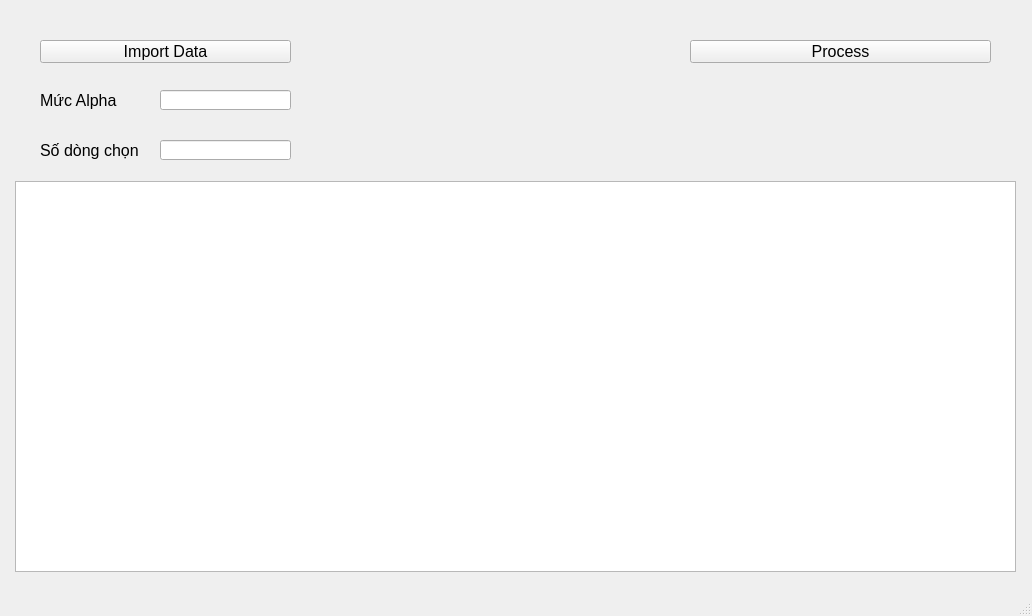
<?xml version="1.0" encoding="UTF-8"?>
<ui version="4.0">
 <class>mainWindow</class>
 <widget class="QMainWindow" name="mainWindow">
  <property name="geometry">
   <rect>
    <x>0</x>
    <y>0</y>
    <width>1032</width>
    <height>616</height>
   </rect>
  </property>
  <property name="sizePolicy">
   <sizepolicy hsizetype="Fixed" vsizetype="Fixed">
    <horstretch>0</horstretch>
    <verstretch>0</verstretch>
   </sizepolicy>
  </property>
  <property name="windowTitle">
   <string>MainWindow</string>
  </property>
  <widget class="QWidget" name="centralwidget">
   <widget class="QPushButton" name="btnImportData">
    <property name="geometry">
     <rect>
      <x>40</x>
      <y>40</y>
      <width>251</width>
      <height>23</height>
     </rect>
    </property>
    <property name="font">
     <font>
      <family>Tahoma</family>
      <pointsize>12</pointsize>
      <weight>50</weight>
      <bold>false</bold>
     </font>
    </property>
    <property name="text">
     <string>Import Data</string>
    </property>
   </widget>
   <widget class="QPushButton" name="btnProcess">
    <property name="geometry">
     <rect>
      <x>690</x>
      <y>40</y>
      <width>301</width>
      <height>23</height>
     </rect>
    </property>
    <property name="font">
     <font>
      <family>Tahoma</family>
      <pointsize>12</pointsize>
      <weight>50</weight>
      <bold>false</bold>
     </font>
    </property>
    <property name="text">
     <string>Process</string>
    </property>
   </widget>
   <widget class="QLabel" name="label">
    <property name="geometry">
     <rect>
      <x>40</x>
      <y>90</y>
      <width>111</width>
      <height>21</height>
     </rect>
    </property>
    <property name="font">
     <font>
      <family>Tahoma</family>
      <pointsize>12</pointsize>
     </font>
    </property>
    <property name="text">
     <string>Mức Alpha</string>
    </property>
   </widget>
   <widget class="QLabel" name="label_2">
    <property name="geometry">
     <rect>
      <x>40</x>
      <y>140</y>
      <width>111</width>
      <height>21</height>
     </rect>
    </property>
    <property name="font">
     <font>
      <family>Tahoma</family>
      <pointsize>12</pointsize>
     </font>
    </property>
    <property name="text">
     <string>Số dòng chọn</string>
    </property>
   </widget>
   <widget class="QLineEdit" name="ledAlpha">
    <property name="geometry">
     <rect>
      <x>160</x>
      <y>90</y>
      <width>131</width>
      <height>20</height>
     </rect>
    </property>
   </widget>
   <widget class="QLineEdit" name="ledSelectedRow">
    <property name="geometry">
     <rect>
      <x>160</x>
      <y>140</y>
      <width>131</width>
      <height>20</height>
     </rect>
    </property>
   </widget>
   <widget class="QLabel" name="labInfor">
    <property name="geometry">
     <rect>
      <x>690</x>
      <y>80</y>
      <width>301</width>
      <height>81</height>
     </rect>
    </property>
    <property name="font">
     <font>
      <family>Tahoma</family>
      <pointsize>12</pointsize>
     </font>
    </property>
    <property name="text">
     <string/>
    </property>
   </widget>
   <widget class="QTableWidget" name="tabAns">
    <property name="geometry">
     <rect>
      <x>15</x>
      <y>181</y>
      <width>1001</width>
      <height>391</height>
     </rect>
    </property>
   </widget>
  </widget>
  <widget class="QMenuBar" name="menubar">
   <property name="geometry">
    <rect>
     <x>0</x>
     <y>0</y>
     <width>1032</width>
     <height>21</height>
    </rect>
   </property>
  </widget>
  <widget class="QStatusBar" name="statusbar"/>
 </widget>
 <resources/>
 <connections/>
</ui>
